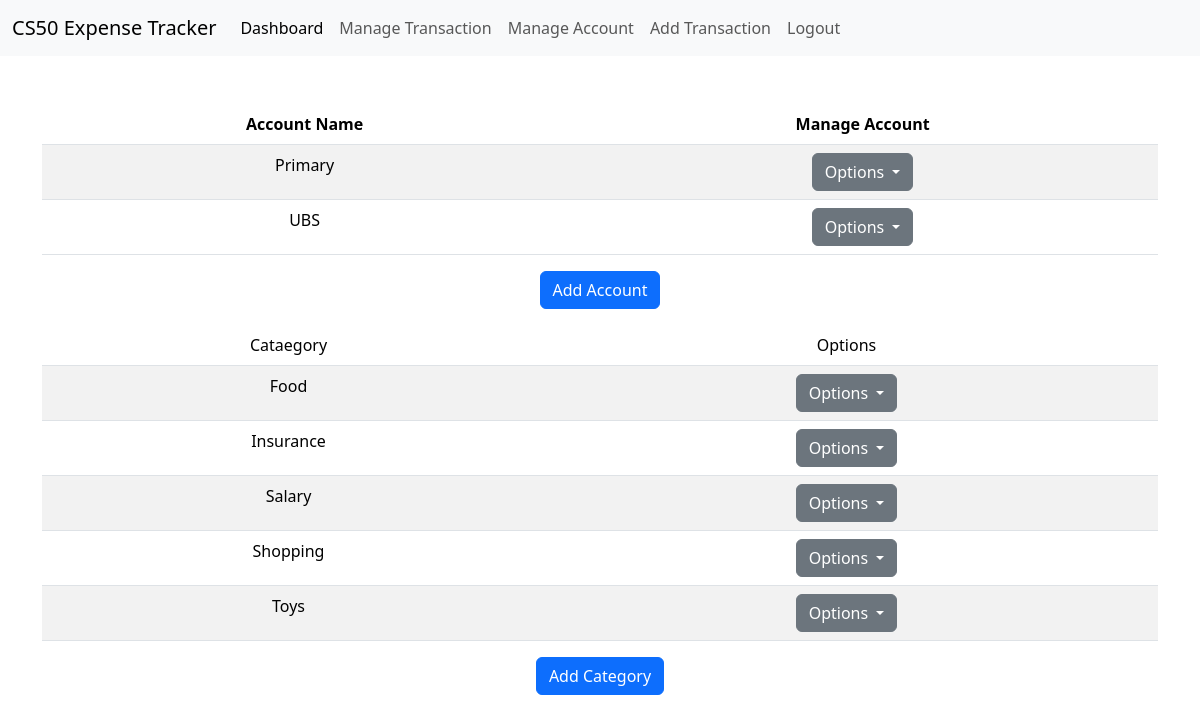
The app's page /manage_accounts (signed in) with its own data.
### tables this page shows
CREATE TABLE accounts (
    id INTEGER PRIMARY KEY AUTOINCREMENT NOT NULL, 
    user_id INTEGER NOT NULL,
    account_name TEXT NOT NULL,
    balance_cents INTEGER NOT NULL DEFAULT 0,
    UNIQUE (user_id, account_name),
    FOREIGN KEY (user_id) REFERENCES users(id) ON DELETE CASCADE
);

CREATE TABLE categories (
    id INTEGER PRIMARY KEY AUTOINCREMENT NOT NULL,
    user_id INTEGER NOT NULL,
    name TEXT NOT NULL,
    UNIQUE(user_id, name),
    FOREIGN KEY (user_id) REFERENCES users(id) ON DELETE CASCADE
);

### app.py (the view)
@app.route("/manage_accounts", methods = ["GET", "POST"])
def manage_accounts():
    if (request.method == "GET"):
        accounts = getAccounts()
        categories = getCats()
        return render_template("/manage_accounts.html", accounts=accounts, categories=categories)

### app.py (called while the page is built)
@app.after_request
def after_request(response):
    response.headers["Cache-Control"] = "no-cache, no-store, must-revalidate"
    response.headers["Expires"] = 0
    response.headers["Pragma"] = "no-cache"
    return response

### helpers.py (called while the page is built)
def conDbDict(db = "final.db"):
        con = sqlite3.connect(db)
        con.row_factory = sqlite3.Row
        con.execute("PRAGMA foreign_keys = ON")
        return con

def getAccounts():
     con = conDbDict()
     cur = con.cursor()
     user = getUser()
     accounts = cur.execute("SELECT account_name, balance_cents, id FROM accounts WHERE user_id = ?", (user["id"],)).fetchall()
     con.close()
     return accounts

def getCats():
     con = conDbDict()
     cur = con.cursor()
     user = getUser()
     categories = cur.execute("SELECT name, id FROM categories WHERE user_id = ?", (user["id"],)).fetchall()
     con.close()
     return categories

def getUser():
    con = conDbDict()
    cur = con.cursor()
    user = cur.execute("SELECT id, username FROM users WHERE id = ?", (session["user_id"],)).fetchone()
    con.close()
    return user

### templates/manage_accounts.html (shortened to what this page needs)
{% extends "layout.html" %}
{% block main %}
    <table class="table table-striped" id="accounts-table">
        <thead>
            <tr>
                <th>Account Name</th>
                <th>Manage Account</th>
            </tr>
        </thead>
        <tbody>
            {% for account in accounts %}
                <tr id="row-{{ account.id }}">
                    <td>
                        <span id="view-acc-{{ account.id }}">
                            {{ account.account_name }}
                        </span>
                    </td>
                    <td>
                        <div class="dropdown">
                            <button aria-expanded="false"
                                    class="btn btn-secondary dropdown-toggle"
                                    data-bs-toggle="dropdown"
                                    id="drop-btn-{{ account.id }}"
                                    name="drop-btn"
                                    type="button" >
                                    Options
                            </button>
                        </div>
                    </td>
                </tr>
            {% endfor %}
        </tbody>
    </table>
    <p class="d-inline-flex gap-1">
        <button class="btn btn-primary" type="button" data-bs-toggle="collapse" data-bs-target="#multiCollapseExample2" aria-expanded="false" aria-controls="multiCollapseExample2">
            Add Account
        </button>
    </p>
    <table class="table table-striped" id="categories-table">
        <thead>
            <tr>
                <td>Cataegory</td>
                <td>Options</td>
            </tr>
        </thead>
        <tbody>
            {% for cat in categories %}
                <tr>
                    <td>
                        <span id="view-cat-{{ cat.id }}">
                            {{ cat.name }}
                        </span>
                    </td>
                    <td>
                        <div class="dropdown">
                            <button aria-expanded="false"
                                    class="btn btn-secondary dropdown-toggle"
                                    data-bs-toggle="dropdown"
                                    id="drop-btn-{{ cat.id }}"
                                    name="drop-btn"
                                    type="button" >
                                Options
                            </button>
                        </div>
                    </td>
                </tr>
            {% endfor %}
        </tbody>
    </table>
    <p class="d-inline-flex gap-1">
        <button class="btn btn-primary" type="button" data-bs-toggle="collapse" data-bs-target="#multiCollapseExample1" aria-expanded="false" aria-controls="multiCollapseExample1">
            Add Category
        </button>
    </p>
{% endblock %}

### records on screen
accounts: account_name "Primary"
accounts: account_name "UBS"
categories: name "Food"
categories: name "Insurance"
categories: name "Salary"
categories: name "Shopping"
categories: name "Toys"
